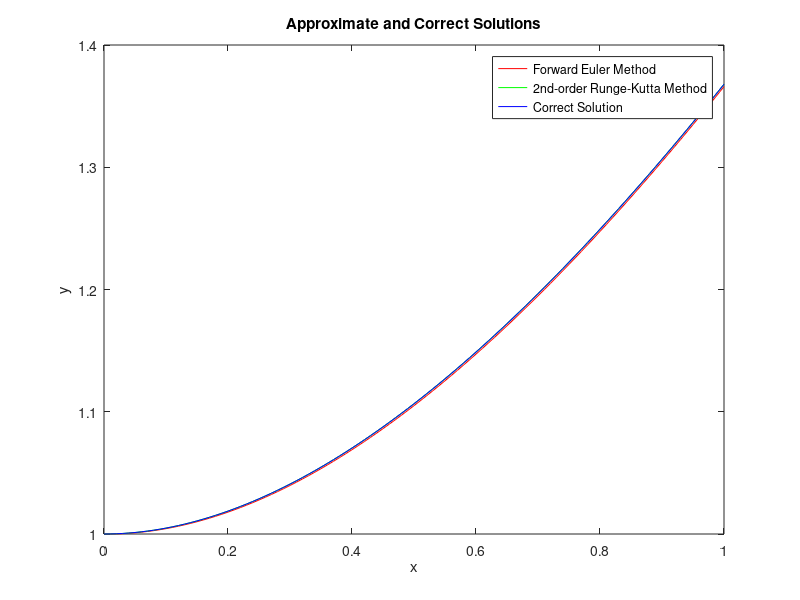

MATLAB code to generate this figure:
% Methods: Forward Euler Method, 2nd-order Runge-Kutta
% -> Initial Value Problem (IVP)
% * Plot the graph: correct solution + approx solution
% * Evaluation of error

% Methods: Forward Euler Method, 2nd-order Runge-Kutta
% -> Initial Value Problem (IVP)
% * Plot the graph: correct solution + approx solution
% * Evaluation of error

% Define the function
f = @(x, y) -y + x + 1;

% Define the initial conditions
x0 = 0;
y0 = 1;

% Define the step size
h = 0.01; % Edit this value to see the different between Range-Kutta and the correct solution better

% Define the range of x values
x = x0:h:1;

% Initialize the arrays for the approximate and correct solutions
y_euler = zeros(size(x));
y_rk2 = zeros(size(x));
y_correct = zeros(size(x));

% Set the initial values
y_euler(1) = y0;
y_rk2(1) = y0;
y_correct(1) = y0;

% Implement the Forward Euler Method
for i = 2:length(x)
    y_euler(i) = y_euler(i-1) + h*f(x(i-1), y_euler(i-1));
end

% Implement the 2nd-order Runge-Kutta Method
for i = 2:length(x)
    k1 = h*f(x(i-1), y_rk2(i-1));
    k2 = h*f(x(i-1) + h/2, y_rk2(i-1) + k1/2);
    y_rk2(i) = y_rk2(i-1) + k2;
end

% Calculate the correct solution
for i = 2:length(x)
    y_correct(i) = x(i) + exp(-x(i));
end

% Plot the results
plot(x, y_euler, 'r', x, y_rk2, 'g', x, y_correct, 'b');
legend('Forward Euler Method', '2nd-order Runge-Kutta Method', 'Correct Solution');
xlabel('x');
ylabel('y');
title('Approximate and Correct Solutions');

% Calculate the errors
error_euler = abs(y_correct - y_euler);
error_rk2 = abs(y_correct - y_rk2);

% Print the errors
fprintf('Evaluation of error of Forward Euler Method: %f\n', max(error_euler));
fprintf('Evaluation of error of 2nd-order Runge-Kutta Method: %f\n', max(error_rk2));
